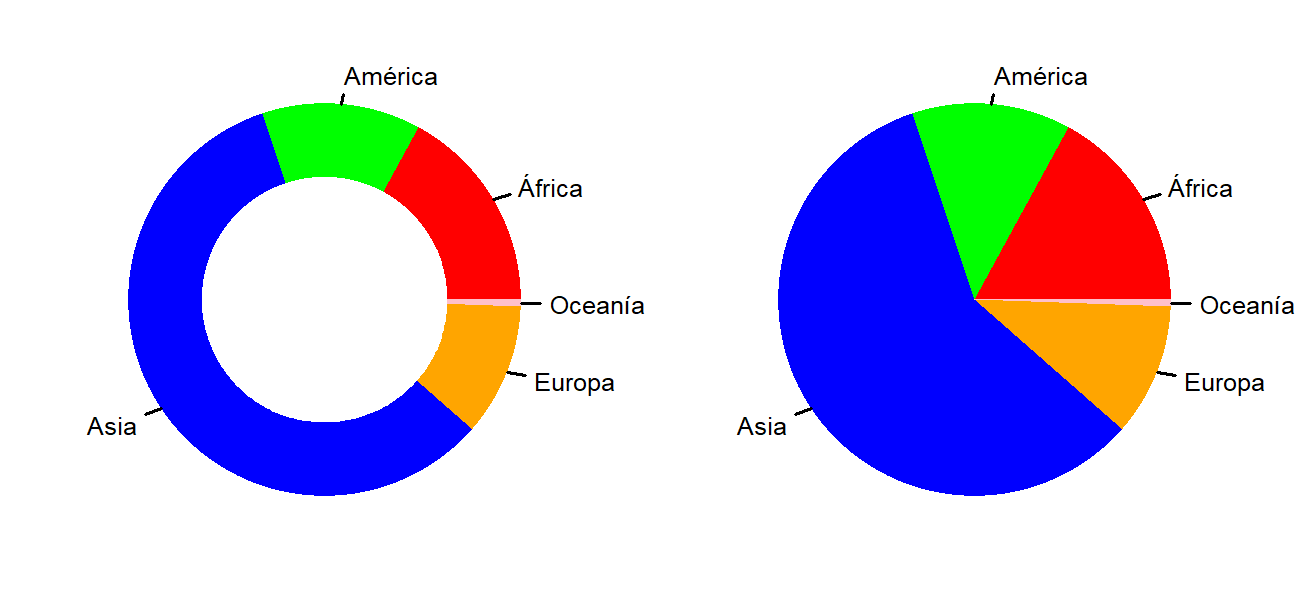

Write the R code that produced this figure.
datosGapminder <- read.csv2("datosGapminder.csv")
#x = subset(datosGapminder, anio==2019 & Poblacion > 100000)
x = subset(datosGapminder, anio==2019)

png("donutPiePoblacion.png", width=1300, height=600, res = 300)
x$Poblacion = x$Poblacion/1000000

nAfrica = sum(x$Poblacion[x$Cont == "Africa"])
nAmerica = sum(x$Poblacion[x$Cont == "America"])
nAsia = sum(x$Poblacion[x$Cont == "Asia"])
nEuropa = sum(x$Poblacion[x$Cont == "Europa"])
nOceania = sum(x$Poblacion[x$Cont == "Oceania"])

##################################################################
# https://r-graph-gallery.com/130-ring-or-donut-chart.html
# The doughnut function permits to draw a donut plot
donut <-
  function (x, labels = names(x), edges = 200, outer.radius = 0.8,
            inner.radius=0.6, clockwise = FALSE,
            init.angle = if (clockwise) 90 else 0, density = NULL,
            angle = 45, col = NULL, border = FALSE, lty = NULL,
            main = NULL, ...)
  {
    if (!is.numeric(x) || any(is.na(x) | x < 0))
      stop("'x' values must be positive.")
    if (is.null(labels))
      labels <- as.character(seq_along(x))
    else labels <- as.graphicsAnnot(labels)
    x <- c(0, cumsum(x)/sum(x))
    dx <- diff(x)
    nx <- length(dx)
    plot.new()
    pin <- par("pin")
    xlim <- ylim <- c(-1, 1)
    if (pin[1L] > pin[2L])
      xlim <- (pin[1L]/pin[2L]) * xlim
    else ylim <- (pin[2L]/pin[1L]) * ylim
    plot.window(xlim, ylim, "", asp = 1)
    if (is.null(col))
      col <- if (is.null(density))
        palette()
    else par("fg")
    col <- rep(col, length.out = nx)
    border <- rep(border, length.out = nx)
    lty <- rep(lty, length.out = nx)
    angle <- rep(angle, length.out = nx)
    density <- rep(density, length.out = nx)
    twopi <- if (clockwise)
      -2 * pi
    else 2 * pi
    t2xy <- function(t, radius) {
      t2p <- twopi * t + init.angle * pi/180
      list(x = radius * cos(t2p),
           y = radius * sin(t2p))
    }
    for (i in 1L:nx) {
      n <- max(2, floor(edges * dx[i]))
      P <- t2xy(seq.int(x[i], x[i + 1], length.out = n),
                outer.radius)
      polygon(c(P$x, 0), c(P$y, 0), density = density[i],
              angle = angle[i], border = border[i],
              col = col[i], lty = lty[i])
      Pout <- t2xy(mean(x[i + 0:1]), outer.radius)
      lab <- as.character(labels[i])
      if (!is.na(lab) && nzchar(lab)) {
        lines(c(1, 1.1) * Pout$x, c(1, 1.05) * Pout$y)
        text(1.15 * Pout$x, 1.15 * Pout$y, labels[i],
             xpd = TRUE, adj = ifelse(Pout$x < 0, 1, 0),
             col = "black", ...)
      }
      # Add white disc
      Pin <- t2xy(seq.int(0, 1, length.out = n*nx),
                  inner.radius)
      polygon(Pin$x, Pin$y, density = density[i],
              angle = angle[i], border = border[i],
              col = "white", lty = lty[i])
    }
    
    title(main = main, ...)
    invisible(NULL)
  }
########################################################################

par(mar=c(0, 1, 0, 1) , mfrow=c(1,2), xpd = TRUE)

donut(c(nAfrica, nAmerica, nAsia, nEuropa, nOceania), 
         labels = c("África","América","Asia","Europa", "Oceanía"),
         edges = 10000,
         inner.radius=0.5,
         border = TRUE,
         lty = 0,
         lwd = 0.01,
         col = c("red", "green", "blue", "orange", "pink"),
         cex = 0.5)


donut(c(nAfrica, nAmerica, nAsia, nEuropa, nOceania), 
      labels = c("África","América","Asia","Europa", "Oceanía"),
      edges = 10000,
      inner.radius=0,
      border = TRUE,
      lty = 0,
      lwd = 0.5,
      col = c("red", "green", "blue", "orange", "pink"),
      cex = 0.5)

dev.off()
